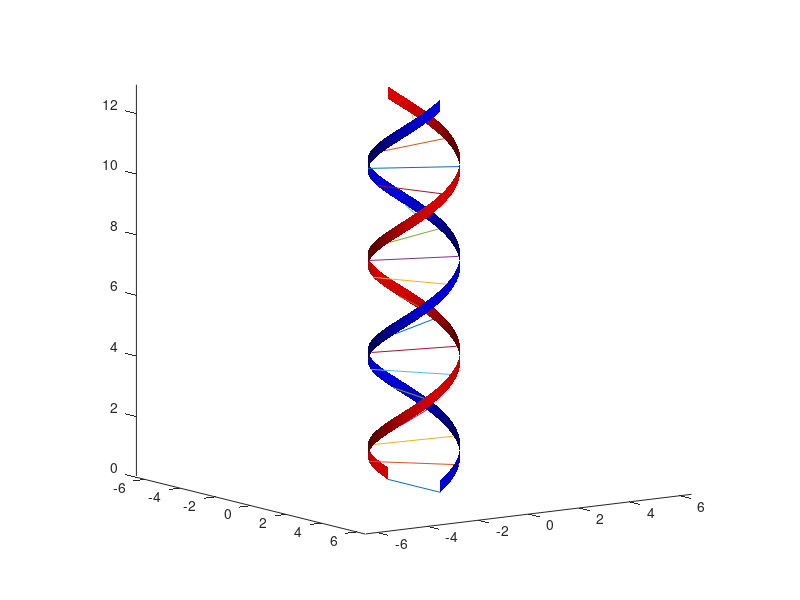

This chart was generated by the following MATLAB code: (Note: this script raises an error after producing the figure.)
% dna_visualization_2D.m
% Copyright 2015 Kyle Zampaglione, Andrew P. Sabelhaus
% A function file to draw the structure of the DNA, in cross section.
% -------------------------------------------------------

clear all; close all; clc;

figure
a=0:0.05:4*pi;
r=1.5;

rcos = r*cos(a);
rsin = r*sin(a);
x1 = [rcos; rcos]';
y1 = [rsin; rsin]';
z = [a; a+0.4]';
surface(x1,y1,z,'facecolor','b','edgecolor','none');
%patch(surf2patch([rcos; rcos]',[rsin; rsin]',z),'facecolor','b','edgecolor','none'); % alternatively, use a patch!

a = a + pi;
rcos = r*cos(a);
rsin = r*sin(a);
x2 = [rcos; rcos]';
y2 = [rsin; rsin]';
surface(x2,y2,z,'facecolor','r','edgecolor','none');

I = 1:15:length(x1);
line([x1(I);x2(I)],[y1(I);y2(I)],[z(I);z(I)]);

axis on
view([55 10])
axis equal
camlight right; lighting phong